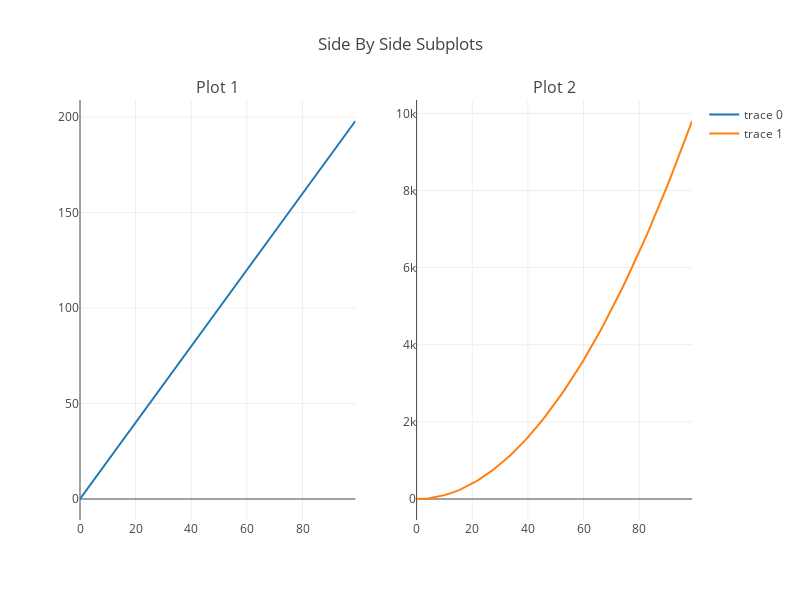

Notebook code cell kept with this figure:
### Code cell
# Method 2
x_list=list(x)
y_list=list(y)
z_list=list(z)

fig = make_subplots(rows=1, cols=2,subplot_titles=("Plot 1", "Plot 2"))

fig.add_trace(go.Scatter(x=x_list, y=y_list),row=1, col=1)

fig.add_trace(go.Scatter(x=x_list, y=z_list),row=1, col=2)

fig.update_layout(height=600, width=800, title_text="Side By Side Subplots")
fig.show()

### Figure 1 — Plotly figure (JSON) as saved in the notebook; plotly's stock layout.template omitted (floating-point values rounded to 4 significant figures)
{"data": [{"type": "scatter", "x": [0, 1, 2, 3, 4, 5, 6, 7, 8, 9, 10, 11, 12, 13, 14, 15, 16, 17, 18, 19, 20, 21, 22, 23, 24, 25, 26, 27, 28, 29, 30, 31, 32, 33, 34, 35, 36, 37, 38, 39, 40, 41, 42, 43, 44, 45, 46, 47, 48, 49, 50, 51, 52, 53, 54, 55, 56, 57, 58, 59, 60, 61, 62, 63, 64, 65, 66, 67, 68, 69, 70, 71, 72, 73, 74, 75, 76, 77, 78, 79, 80, 81, 82, 83, 84, 85, 86, 87, 88, 89, 90, 91, 92, 93, 94, 95, 96, 97, 98, 99], "xaxis": "x", "y": [0, 2, 4, 6, 8, 10, 12, 14, 16, 18, 20, 22, 24, 26, 28, 30, 32, 34, 36, 38, 40, 42, 44, 46, 48, 50, 52, 54, 56, 58, 60, 62, 64, 66, 68, 70, 72, 74, 76, 78, 80, 82, 84, 86, 88, 90, 92, 94, 96, 98, 100, 102, 104, 106, 108, 110, 112, 114, 116, 118, 120, 122, 124, 126, 128, 130, 132, 134, 136, 138, 140, 142, 144, 146, 148, 150, 152, 154, 156, 158, 160, 162, 164, 166, 168, 170, 172, 174, 176, 178, 180, 182, 184, 186, 188, 190, 192, 194, 196, 198], "yaxis": "y"}, {"type": "scatter", "x": [0, 1, 2, 3, 4, 5, 6, 7, 8, 9, 10, 11, 12, 13, 14, 15, 16, 17, 18, 19, 20, 21, 22, 23, 24, 25, 26, 27, 28, 29, 30, 31, 32, 33, 34, 35, 36, 37, 38, 39, 40, 41, 42, 43, 44, 45, 46, 47, 48, 49, 50, 51, 52, 53, 54, 55, 56, 57, 58, 59, 60, 61, 62, 63, 64, 65, 66, 67, 68, 69, 70, 71, 72, 73, 74, 75, 76, 77, 78, 79, 80, 81, 82, 83, 84, 85, 86, 87, 88, 89, 90, 91, 92, 93, 94, 95, 96, 97, 98, 99], "xaxis": "x2", "y": [0, 1, 4, 9, 16, 25, 36, 49, 64, 81, 100, 121, 144, 169, 196, 225, 256, 289, 324, 361, 400, 441, 484, 529, 576, 625, 676, 729, 784, 841, 900, 961, 1024, 1089, 1156, 1225, 1296, 1369, 1444, 1521, 1600, 1681, 1764, 1849, 1936, 2025, 2116, 2209, 2304, 2401, 2500, 2601, 2704, 2809, 2916, 3025, 3136, 3249, 3364, 3481, 3600, 3721, 3844, 3969, 4096, 4225, 4356, 4489, 4624, 4761, 4900, 5041, 5184, 5329, 5476, 5625, 5776, 5929, 6084, 6241, 6400, 6561, 6724, 6889, 7056, 7225, 7396, 7569, 7744, 7921, 8100, 8281, 8464, 8649, 8836, 9025, 9216, 9409, 9604, 9801], "yaxis": "y2"}], "layout": {"annotations": [{"font": {"size": 16}, "showarrow": false, "text": "Plot 1", "x": 0.225, "xanchor": "center", "xref": "paper", "y": 1, "yanchor": "bottom", "yref": "paper"}, {"font": {"size": 16}, "showarrow": false, "text": "Plot 2", "x": 0.775, "xanchor": "center", "xref": "paper", "y": 1, "yanchor": "bottom", "yref": "paper"}], "height": 600, "title": {"text": "Side By Side Subplots"}, "width": 800, "xaxis": {"anchor": "y", "autorange": true, "domain": [0, 0.45], "range": [0, 99], "type": "linear"}, "xaxis2": {"anchor": "y2", "autorange": true, "domain": [0.55, 1], "range": [0, 99], "type": "linear"}, "yaxis": {"anchor": "x", "autorange": true, "domain": [0, 1], "range": [-11, 209], "type": "linear"}, "yaxis2": {"anchor": "x2", "autorange": true, "domain": [0, 1], "range": [-544.5, 10350.0], "type": "linear"}}}
